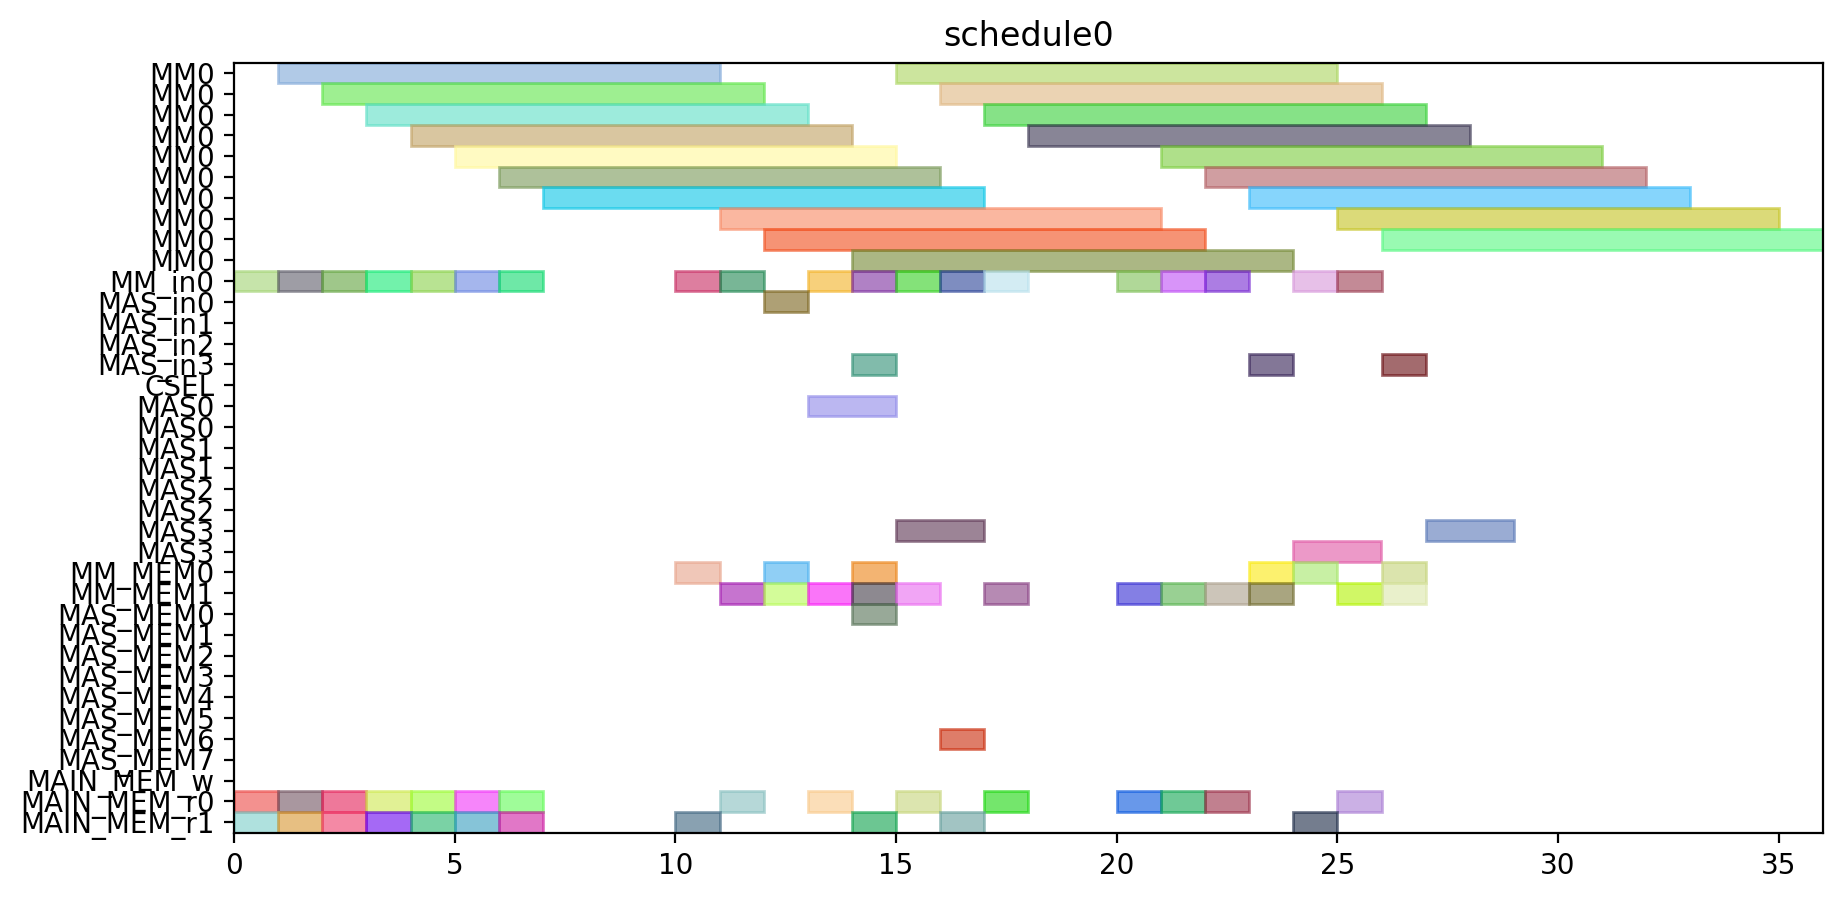

Python code for this plot:
from pyschedule import Scenario, solvers, plotters, alt


def solve():
	horizon = 120
	S = Scenario("schedule0", horizon=horizon)

	# resource
	MM = S.Resources('MM', num=1, size=10)
	MM_in = S.Resources('MM_in', num=1)
	MAS_in = S.Resources('MAS_in', num=4)
	CSEL = S.Resource('CSEL')
	MAS = S.Resources('MAS', num=4, size=2, periods=range(1, horizon))
	MM_MEM = S.Resources('MM_MEM', num=2)
	MAS_MEM = S.Resources('MAS_MEM', num=8)
	MAIN_MEM_w = S.Resource('MAIN_MEM_w', size=1)
	MAIN_MEM_r = S.Resources('MAIN_MEM_r', num=2)

	# result of previous scheduling

	# new tasks
	Z_exp2 = S.Task('Z_exp2', length=10, delay_cost=1)
	Z_exp2 += alt(MM)
	Z_exp2_in = S.Task('Z_exp2_in', length=1, delay_cost=1)
	Z_exp2_in += alt(MM_in)
	S += Z_exp2_in*MM_in[0]<=Z_exp2*MM[0]
	Z_exp2_mem0 = S.Task('Z_exp2_mem0', length=1, delay_cost=1)
	Z_exp2_mem0 += MAIN_MEM_r[0]
	S += Z_exp2_mem0 <= Z_exp2

	Z_exp2_mem1 = S.Task('Z_exp2_mem1', length=1, delay_cost=1)
	Z_exp2_mem1 += MAIN_MEM_r[1]
	S += Z_exp2_mem1 <= Z_exp2

	NX0 = S.Task('NX0', length=10, delay_cost=1)
	NX0 += alt(MM)
	NX0_in = S.Task('NX0_in', length=1, delay_cost=1)
	NX0_in += alt(MM_in)
	S += NX0_in*MM_in[0]<=NX0*MM[0]
	NX0_mem0 = S.Task('NX0_mem0', length=1, delay_cost=1)
	NX0_mem0 += MAIN_MEM_r[0]
	S += NX0_mem0 <= NX0

	NX0_mem1 = S.Task('NX0_mem1', length=1, delay_cost=1)
	NX0_mem1 += MAIN_MEM_r[1]
	S += NX0_mem1 <= NX0

	k0_10_Z1 = S.Task('k0_10_Z1', length=10, delay_cost=1)
	k0_10_Z1 += alt(MM)
	k0_10_Z1_in = S.Task('k0_10_Z1_in', length=1, delay_cost=1)
	k0_10_Z1_in += alt(MM_in)
	S += k0_10_Z1_in*MM_in[0]<=k0_10_Z1*MM[0]
	k0_10_Z1_mem0 = S.Task('k0_10_Z1_mem0', length=1, delay_cost=1)
	k0_10_Z1_mem0 += MAIN_MEM_r[0]
	S += k0_10_Z1_mem0 <= k0_10_Z1

	k0_10_Z1_mem1 = S.Task('k0_10_Z1_mem1', length=1, delay_cost=1)
	k0_10_Z1_mem1 += MAIN_MEM_r[1]
	S += k0_10_Z1_mem1 <= k0_10_Z1

	DX0 = S.Task('DX0', length=10, delay_cost=1)
	DX0 += alt(MM)
	DX0_in = S.Task('DX0_in', length=1, delay_cost=1)
	DX0_in += alt(MM_in)
	S += DX0_in*MM_in[0]<=DX0*MM[0]
	DX0_mem0 = S.Task('DX0_mem0', length=1, delay_cost=1)
	DX0_mem0 += MAIN_MEM_r[0]
	S += DX0_mem0 <= DX0

	DX0_mem1 = S.Task('DX0_mem1', length=1, delay_cost=1)
	DX0_mem1 += MAIN_MEM_r[1]
	S += DX0_mem1 <= DX0

	NY0 = S.Task('NY0', length=10, delay_cost=1)
	NY0 += alt(MM)
	NY0_in = S.Task('NY0_in', length=1, delay_cost=1)
	NY0_in += alt(MM_in)
	S += NY0_in*MM_in[0]<=NY0*MM[0]
	NY0_mem0 = S.Task('NY0_mem0', length=1, delay_cost=1)
	NY0_mem0 += MAIN_MEM_r[0]
	S += NY0_mem0 <= NY0

	NY0_mem1 = S.Task('NY0_mem1', length=1, delay_cost=1)
	NY0_mem1 += MAIN_MEM_r[1]
	S += NY0_mem1 <= NY0

	k2_14_Z1 = S.Task('k2_14_Z1', length=10, delay_cost=1)
	k2_14_Z1 += alt(MM)
	k2_14_Z1_in = S.Task('k2_14_Z1_in', length=1, delay_cost=1)
	k2_14_Z1_in += alt(MM_in)
	S += k2_14_Z1_in*MM_in[0]<=k2_14_Z1*MM[0]
	k2_14_Z1_mem0 = S.Task('k2_14_Z1_mem0', length=1, delay_cost=1)
	k2_14_Z1_mem0 += MAIN_MEM_r[0]
	S += k2_14_Z1_mem0 <= k2_14_Z1

	k2_14_Z1_mem1 = S.Task('k2_14_Z1_mem1', length=1, delay_cost=1)
	k2_14_Z1_mem1 += MAIN_MEM_r[1]
	S += k2_14_Z1_mem1 <= k2_14_Z1

	DY0 = S.Task('DY0', length=10, delay_cost=1)
	DY0 += alt(MM)
	DY0_in = S.Task('DY0_in', length=1, delay_cost=1)
	DY0_in += alt(MM_in)
	S += DY0_in*MM_in[0]<=DY0*MM[0]
	DY0_mem0 = S.Task('DY0_mem0', length=1, delay_cost=1)
	DY0_mem0 += MAIN_MEM_r[0]
	S += DY0_mem0 <= DY0

	DY0_mem1 = S.Task('DY0_mem1', length=1, delay_cost=1)
	DY0_mem1 += MAIN_MEM_r[1]
	S += DY0_mem1 <= DY0

	Z_exp3 = S.Task('Z_exp3', length=10, delay_cost=1)
	Z_exp3 += alt(MM)
	Z_exp3_in = S.Task('Z_exp3_in', length=1, delay_cost=1)
	Z_exp3_in += alt(MM_in)
	S += Z_exp3_in*MM_in[0]<=Z_exp3*MM[0]
	Z_exp3_mem0 = S.Task('Z_exp3_mem0', length=1, delay_cost=1)
	Z_exp3_mem0 += alt(MM_MEM)
	S += (Z_exp2*MM[0])-1 < Z_exp3_mem0*MM_MEM[0]
	S += Z_exp3_mem0 <= Z_exp3

	Z_exp3_mem1 = S.Task('Z_exp3_mem1', length=1, delay_cost=1)
	Z_exp3_mem1 += MAIN_MEM_r[1]
	S += Z_exp3_mem1 <= Z_exp3

	NX1_ = S.Task('NX1_', length=2, delay_cost=1)
	NX1_ += alt(MAS)
	NX1__in = S.Task('NX1__in', length=1, delay_cost=1)
	NX1__in += alt(MAS_in)
	S += NX1__in*MAS_in[0]<=NX1_*MAS[0]

	S += NX1__in*MAS_in[1]<=NX1_*MAS[1]

	S += NX1__in*MAS_in[2]<=NX1_*MAS[2]

	S += NX1__in*MAS_in[3]<=NX1_*MAS[3]

	NX1__mem0 = S.Task('NX1__mem0', length=1, delay_cost=1)
	NX1__mem0 += alt(MM_MEM)
	S += (NX0*MM[0])-1 < NX1__mem0*MM_MEM[0]
	S += NX1__mem0 <= NX1_

	NX1__mem1 = S.Task('NX1__mem1', length=1, delay_cost=1)
	NX1__mem1 += alt(MM_MEM)
	S += (k0_10_Z1*MM[0])-1 < NX1__mem1*MM_MEM[1]
	S += NX1__mem1 <= NX1_

	k0_9_Z2 = S.Task('k0_9_Z2', length=10, delay_cost=1)
	k0_9_Z2 += alt(MM)
	k0_9_Z2_in = S.Task('k0_9_Z2_in', length=1, delay_cost=1)
	k0_9_Z2_in += alt(MM_in)
	S += k0_9_Z2_in*MM_in[0]<=k0_9_Z2*MM[0]
	k0_9_Z2_mem0 = S.Task('k0_9_Z2_mem0', length=1, delay_cost=1)
	k0_9_Z2_mem0 += MAIN_MEM_r[0]
	S += k0_9_Z2_mem0 <= k0_9_Z2

	k0_9_Z2_mem1 = S.Task('k0_9_Z2_mem1', length=1, delay_cost=1)
	k0_9_Z2_mem1 += alt(MM_MEM)
	S += (Z_exp2*MM[0])-1 < k0_9_Z2_mem1*MM_MEM[1]
	S += k0_9_Z2_mem1 <= k0_9_Z2

	k1_9_Z2 = S.Task('k1_9_Z2', length=10, delay_cost=1)
	k1_9_Z2 += alt(MM)
	k1_9_Z2_in = S.Task('k1_9_Z2_in', length=1, delay_cost=1)
	k1_9_Z2_in += alt(MM_in)
	S += k1_9_Z2_in*MM_in[0]<=k1_9_Z2*MM[0]
	k1_9_Z2_mem0 = S.Task('k1_9_Z2_mem0', length=1, delay_cost=1)
	k1_9_Z2_mem0 += MAIN_MEM_r[0]
	S += k1_9_Z2_mem0 <= k1_9_Z2

	k1_9_Z2_mem1 = S.Task('k1_9_Z2_mem1', length=1, delay_cost=1)
	k1_9_Z2_mem1 += alt(MM_MEM)
	S += (Z_exp2*MM[0])-1 < k1_9_Z2_mem1*MM_MEM[1]
	S += k1_9_Z2_mem1 <= k1_9_Z2

	NY1_ = S.Task('NY1_', length=2, delay_cost=1)
	NY1_ += alt(MAS)
	NY1__in = S.Task('NY1__in', length=1, delay_cost=1)
	NY1__in += alt(MAS_in)
	S += NY1__in*MAS_in[0]<=NY1_*MAS[0]

	S += NY1__in*MAS_in[1]<=NY1_*MAS[1]

	S += NY1__in*MAS_in[2]<=NY1_*MAS[2]

	S += NY1__in*MAS_in[3]<=NY1_*MAS[3]

	NY1__mem0 = S.Task('NY1__mem0', length=1, delay_cost=1)
	NY1__mem0 += alt(MM_MEM)
	S += (NY0*MM[0])-1 < NY1__mem0*MM_MEM[0]
	S += NY1__mem0 <= NY1_

	NY1__mem1 = S.Task('NY1__mem1', length=1, delay_cost=1)
	NY1__mem1 += alt(MM_MEM)
	S += (k2_14_Z1*MM[0])-1 < NY1__mem1*MM_MEM[1]
	S += NY1__mem1 <= NY1_

	k2_13_Z2 = S.Task('k2_13_Z2', length=10, delay_cost=1)
	k2_13_Z2 += alt(MM)
	k2_13_Z2_in = S.Task('k2_13_Z2_in', length=1, delay_cost=1)
	k2_13_Z2_in += alt(MM_in)
	S += k2_13_Z2_in*MM_in[0]<=k2_13_Z2*MM[0]
	k2_13_Z2_mem0 = S.Task('k2_13_Z2_mem0', length=1, delay_cost=1)
	k2_13_Z2_mem0 += MAIN_MEM_r[0]
	S += k2_13_Z2_mem0 <= k2_13_Z2

	k2_13_Z2_mem1 = S.Task('k2_13_Z2_mem1', length=1, delay_cost=1)
	k2_13_Z2_mem1 += alt(MM_MEM)
	S += (Z_exp2*MM[0])-1 < k2_13_Z2_mem1*MM_MEM[1]
	S += k2_13_Z2_mem1 <= k2_13_Z2

	k3_14_Z2 = S.Task('k3_14_Z2', length=10, delay_cost=1)
	k3_14_Z2 += alt(MM)
	k3_14_Z2_in = S.Task('k3_14_Z2_in', length=1, delay_cost=1)
	k3_14_Z2_in += alt(MM_in)
	S += k3_14_Z2_in*MM_in[0]<=k3_14_Z2*MM[0]
	k3_14_Z2_mem0 = S.Task('k3_14_Z2_mem0', length=1, delay_cost=1)
	k3_14_Z2_mem0 += MAIN_MEM_r[0]
	S += k3_14_Z2_mem0 <= k3_14_Z2

	k3_14_Z2_mem1 = S.Task('k3_14_Z2_mem1', length=1, delay_cost=1)
	k3_14_Z2_mem1 += alt(MM_MEM)
	S += (Z_exp2*MM[0])-1 < k3_14_Z2_mem1*MM_MEM[1]
	S += k3_14_Z2_mem1 <= k3_14_Z2

	Z_exp4 = S.Task('Z_exp4', length=10, delay_cost=1)
	Z_exp4 += alt(MM)
	Z_exp4_in = S.Task('Z_exp4_in', length=1, delay_cost=1)
	Z_exp4_in += alt(MM_in)
	S += Z_exp4_in*MM_in[0]<=Z_exp4*MM[0]
	Z_exp4_mem0 = S.Task('Z_exp4_mem0', length=1, delay_cost=1)
	Z_exp4_mem0 += alt(MM_MEM)
	S += (Z_exp3*MM[0])-1 < Z_exp4_mem0*MM_MEM[0]
	S += Z_exp4_mem0 <= Z_exp4

	Z_exp4_mem1 = S.Task('Z_exp4_mem1', length=1, delay_cost=1)
	Z_exp4_mem1 += MAIN_MEM_r[1]
	S += Z_exp4_mem1 <= Z_exp4

	NX1 = S.Task('NX1', length=10, delay_cost=1)
	NX1 += alt(MM)
	NX1_in = S.Task('NX1_in', length=1, delay_cost=1)
	NX1_in += alt(MM_in)
	S += NX1_in*MM_in[0]<=NX1*MM[0]
	NX1_mem0 = S.Task('NX1_mem0', length=1, delay_cost=1)
	NX1_mem0 += alt(MAS_MEM)
	S += (NX1_*MAS[0])-1 < NX1_mem0*MAS_MEM[0]
	S += (NX1_*MAS[1])-1 < NX1_mem0*MAS_MEM[2]
	S += (NX1_*MAS[2])-1 < NX1_mem0*MAS_MEM[4]
	S += (NX1_*MAS[3])-1 < NX1_mem0*MAS_MEM[6]
	S += NX1_mem0 <= NX1

	NX1_mem1 = S.Task('NX1_mem1', length=1, delay_cost=1)
	NX1_mem1 += MAIN_MEM_r[1]
	S += NX1_mem1 <= NX1

	k0_8_Z3 = S.Task('k0_8_Z3', length=10, delay_cost=1)
	k0_8_Z3 += alt(MM)
	k0_8_Z3_in = S.Task('k0_8_Z3_in', length=1, delay_cost=1)
	k0_8_Z3_in += alt(MM_in)
	S += k0_8_Z3_in*MM_in[0]<=k0_8_Z3*MM[0]
	k0_8_Z3_mem0 = S.Task('k0_8_Z3_mem0', length=1, delay_cost=1)
	k0_8_Z3_mem0 += MAIN_MEM_r[0]
	S += k0_8_Z3_mem0 <= k0_8_Z3

	k0_8_Z3_mem1 = S.Task('k0_8_Z3_mem1', length=1, delay_cost=1)
	k0_8_Z3_mem1 += alt(MM_MEM)
	S += (Z_exp3*MM[0])-1 < k0_8_Z3_mem1*MM_MEM[1]
	S += k0_8_Z3_mem1 <= k0_8_Z3

	DX1_ = S.Task('DX1_', length=2, delay_cost=1)
	DX1_ += alt(MAS)
	DX1__in = S.Task('DX1__in', length=1, delay_cost=1)
	DX1__in += alt(MAS_in)
	S += DX1__in*MAS_in[0]<=DX1_*MAS[0]

	S += DX1__in*MAS_in[1]<=DX1_*MAS[1]

	S += DX1__in*MAS_in[2]<=DX1_*MAS[2]

	S += DX1__in*MAS_in[3]<=DX1_*MAS[3]

	DX1__mem0 = S.Task('DX1__mem0', length=1, delay_cost=1)
	DX1__mem0 += alt(MM_MEM)
	S += (DX0*MM[0])-1 < DX1__mem0*MM_MEM[0]
	S += DX1__mem0 <= DX1_

	DX1__mem1 = S.Task('DX1__mem1', length=1, delay_cost=1)
	DX1__mem1 += alt(MM_MEM)
	S += (k1_9_Z2*MM[0])-1 < DX1__mem1*MM_MEM[1]
	S += DX1__mem1 <= DX1_

	k1_8_Z3 = S.Task('k1_8_Z3', length=10, delay_cost=1)
	k1_8_Z3 += alt(MM)
	k1_8_Z3_in = S.Task('k1_8_Z3_in', length=1, delay_cost=1)
	k1_8_Z3_in += alt(MM_in)
	S += k1_8_Z3_in*MM_in[0]<=k1_8_Z3*MM[0]
	k1_8_Z3_mem0 = S.Task('k1_8_Z3_mem0', length=1, delay_cost=1)
	k1_8_Z3_mem0 += MAIN_MEM_r[0]
	S += k1_8_Z3_mem0 <= k1_8_Z3

	k1_8_Z3_mem1 = S.Task('k1_8_Z3_mem1', length=1, delay_cost=1)
	k1_8_Z3_mem1 += alt(MM_MEM)
	S += (Z_exp3*MM[0])-1 < k1_8_Z3_mem1*MM_MEM[1]
	S += k1_8_Z3_mem1 <= k1_8_Z3

	NY1 = S.Task('NY1', length=10, delay_cost=1)
	NY1 += alt(MM)
	NY1_in = S.Task('NY1_in', length=1, delay_cost=1)
	NY1_in += alt(MM_in)
	S += NY1_in*MM_in[0]<=NY1*MM[0]
	NY1_mem0 = S.Task('NY1_mem0', length=1, delay_cost=1)
	NY1_mem0 += alt(MAS_MEM)
	S += (NY1_*MAS[0])-1 < NY1_mem0*MAS_MEM[0]
	S += (NY1_*MAS[1])-1 < NY1_mem0*MAS_MEM[2]
	S += (NY1_*MAS[2])-1 < NY1_mem0*MAS_MEM[4]
	S += (NY1_*MAS[3])-1 < NY1_mem0*MAS_MEM[6]
	S += NY1_mem0 <= NY1

	NY1_mem1 = S.Task('NY1_mem1', length=1, delay_cost=1)
	NY1_mem1 += MAIN_MEM_r[1]
	S += NY1_mem1 <= NY1

	k2_12_Z3 = S.Task('k2_12_Z3', length=10, delay_cost=1)
	k2_12_Z3 += alt(MM)
	k2_12_Z3_in = S.Task('k2_12_Z3_in', length=1, delay_cost=1)
	k2_12_Z3_in += alt(MM_in)
	S += k2_12_Z3_in*MM_in[0]<=k2_12_Z3*MM[0]
	k2_12_Z3_mem0 = S.Task('k2_12_Z3_mem0', length=1, delay_cost=1)
	k2_12_Z3_mem0 += MAIN_MEM_r[0]
	S += k2_12_Z3_mem0 <= k2_12_Z3

	k2_12_Z3_mem1 = S.Task('k2_12_Z3_mem1', length=1, delay_cost=1)
	k2_12_Z3_mem1 += alt(MM_MEM)
	S += (Z_exp3*MM[0])-1 < k2_12_Z3_mem1*MM_MEM[1]
	S += k2_12_Z3_mem1 <= k2_12_Z3

	DY1_ = S.Task('DY1_', length=2, delay_cost=1)
	DY1_ += alt(MAS)
	DY1__in = S.Task('DY1__in', length=1, delay_cost=1)
	DY1__in += alt(MAS_in)
	S += DY1__in*MAS_in[0]<=DY1_*MAS[0]

	S += DY1__in*MAS_in[1]<=DY1_*MAS[1]

	S += DY1__in*MAS_in[2]<=DY1_*MAS[2]

	S += DY1__in*MAS_in[3]<=DY1_*MAS[3]

	DY1__mem0 = S.Task('DY1__mem0', length=1, delay_cost=1)
	DY1__mem0 += alt(MM_MEM)
	S += (DY0*MM[0])-1 < DY1__mem0*MM_MEM[0]
	S += DY1__mem0 <= DY1_

	DY1__mem1 = S.Task('DY1__mem1', length=1, delay_cost=1)
	DY1__mem1 += alt(MM_MEM)
	S += (k3_14_Z2*MM[0])-1 < DY1__mem1*MM_MEM[1]
	S += DY1__mem1 <= DY1_

	k3_13_Z3 = S.Task('k3_13_Z3', length=10, delay_cost=1)
	k3_13_Z3 += alt(MM)
	k3_13_Z3_in = S.Task('k3_13_Z3_in', length=1, delay_cost=1)
	k3_13_Z3_in += alt(MM_in)
	S += k3_13_Z3_in*MM_in[0]<=k3_13_Z3*MM[0]
	k3_13_Z3_mem0 = S.Task('k3_13_Z3_mem0', length=1, delay_cost=1)
	k3_13_Z3_mem0 += MAIN_MEM_r[0]
	S += k3_13_Z3_mem0 <= k3_13_Z3

	k3_13_Z3_mem1 = S.Task('k3_13_Z3_mem1', length=1, delay_cost=1)
	k3_13_Z3_mem1 += alt(MM_MEM)
	S += (Z_exp3*MM[0])-1 < k3_13_Z3_mem1*MM_MEM[1]
	S += k3_13_Z3_mem1 <= k3_13_Z3

	solvers.mip.solve(S,msg=1,kind='CPLEX',ratio_gap=1.01)

	solution = [['hoge']*len(S.solution()[1]) for i in range(len(S.solution()))]
	for i in range(len(S.solution())):
		for j in range(len(S.solution()[i])):
			solution[i][j]=str(S.solution()[i][j])
	print(solution)

	cycles = int(solution[-1][3])

	pic_file_name = "/home/mfukuda/ABE/multiRAM_multiMAS_16mux/scheduling_result/stage10MM1_stage2MAS4/ISOGENY/schedule0.png"
	if(S.solution() != []):
		plotters.matplotlib.plot(S,img_filename=pic_file_name, show_task_labels=False, fig_size=(cycles*0.25+3, 5))

	return solution
